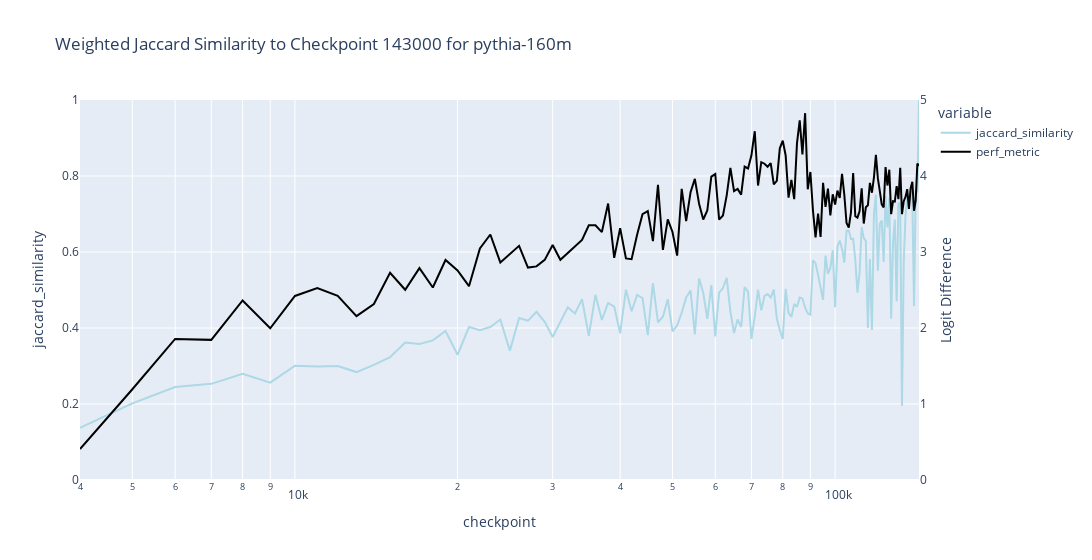

The cell this chart's notebook holds for it:
### Code cell
comparison_checkpoint = 143000

jaccard_reference_results = compute_weighted_jaccard_similarity_to_reference(df, comparison_checkpoint)
plot_graph_metric(jaccard_reference_results, 'jaccard_similarity', perf_metric_dict, f'Weighted Jaccard Similarity to Checkpoint {comparison_checkpoint} for {MODEL_NAME}', y_range=1, x_axis_col='checkpoint', log_x=True)

### Figure 1 — Plotly figure (JSON) as saved in the notebook; plotly's stock layout.template omitted (floating-point values rounded to 4 significant figures; data arrays with more than 128 entries replaced by an {"elided": "..."} marker saying what was removed)
{"data": [{"hovertemplate": "variable=jaccard_similarity<br>checkpoint=%{x}<br>value=%{y}<extra></extra>", "legendgroup": "jaccard_similarity", "line": {"color": "lightblue", "dash": "solid"}, "marker": {"symbol": "circle"}, "mode": "lines", "name": "jaccard_similarity", "orientation": "v", "showlegend": true, "type": "scatter", "x": {"elided": "140 int values"}, "xaxis": "x", "y": {"elided": "140 float values"}, "yaxis": "y"}, {"line": {"color": "black"}, "mode": "lines", "name": "perf_metric", "type": "scatter", "x": {"elided": "140 int values"}, "y": {"elided": "140 float values"}, "yaxis": "y2"}], "layout": {"legend": {"title": {"text": "variable"}, "tracegroupgap": 0}, "title": {"text": "Weighted Jaccard Similarity to Checkpoint 143000 for pythia-160m"}, "width": 1200, "xaxis": {"anchor": "y", "domain": [0, 1], "title": {"text": "checkpoint"}, "type": "log"}, "yaxis": {"anchor": "x", "domain": [0, 1], "range": [0, 1], "title": {"text": "jaccard_similarity"}}, "yaxis2": {"overlaying": "y", "range": [0, 5], "showgrid": false, "side": "right", "title": {"text": "Logit Difference"}}}}
